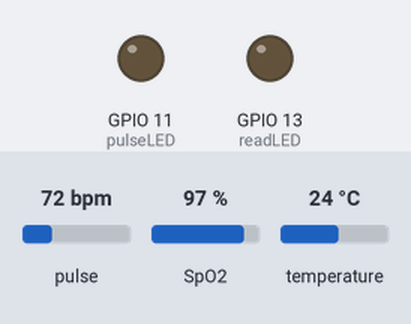
A sketch run on a simulated ESP8266 (NodeMCU). Parts: output pins drawn as LEDs (lit = HIGH). The test bench sets the inputs (shaded band); at power-on: pulse 72 bpm, SpO2 97 %, temperature 24 °C. What the sketch prints to the serial monitor is not drawn.

Above: at 0.05 s.
Timing chart, 0 to 3.6 s (numbered marks = the images above):
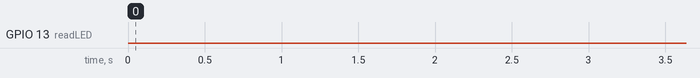

The sketch:

All_data.ino
```cpp
/*
  This demo shows heart rate and SPO2 levels.

  It is best to attach the sensor to your finger using a rubber band or other tightening
  device. Humans are generally bad at applying constant pressure to a thing. When you
  press your finger against the sensor it varies enough to cause the blood in your
  finger to flow differently which causes the sensor readings to go wonky.

  Hardware Connections (Breakoutboard to Arduino):
  -5V = 5V (3.3V is allowed)
  -GND = GND
  -SDA = A4 (or SDA)
  -SCL = A5 (or SCL)
  -INT = Not connected

  The MAX30105 Breakout can handle 5V or 3.3V I2C logic. We recommend powering the board with 5V
  but it will also run at 3.3V.
*/


#include <Wire.h>
#include "MAX30105.h"
#include "spo2_algorithm.h"
#include <OneWire.h>
#include <DallasTemperature.h>

#define ONE_WIRE_BUS 2

OneWire oneWire(ONE_WIRE_BUS);

DallasTemperature sensors(&oneWire);

 float Celcius=0;
 float Fahrenheit=0;

MAX30105 particleSensor;

#define MAX_BRIGHTNESS 255

#if defined(__AVR_ATmega328P__) || defined(__AVR_ATmega168__)
//Arduino Uno doesn't have enough SRAM to store 100 samples of IR led data and red led data in 32-bit format
//To solve this problem, 16-bit MSB of the sampled data will be truncated. Samples become 16-bit data.
uint16_t irBuffer[100]; //infrared LED sensor data
uint16_t redBuffer[100];  //red LED sensor data
#else
uint32_t irBuffer[100]; //infrared LED sensor data
uint32_t redBuffer[100];  //red LED sensor data
#endif

int32_t bufferLength; //data length
int32_t spo2; //SPO2 value
int8_t validSPO2; //indicator to show if the SPO2 calculation is valid
int32_t heartRate; //heart rate value
int8_t validHeartRate; //indicator to show if the heart rate calculation is valid

int32_t BPM; //heart rate value

byte pulseLED = 11; //Must be on PWM pin
byte readLED = 13; //Blinks with each data read

void setup()
{
  Serial.begin(9600); // initialize serial communication at 9600 bits per second:
  //Serial.begin(115200); // initialize serial communication at 115200 bits per second:
  sensors.begin();

  pinMode(pulseLED, OUTPUT);
  pinMode(readLED, OUTPUT);

  // Initialize sensor
  if (!particleSensor.begin(Wire, I2C_SPEED_FAST)) //Use default I2C port, 400kHz speed
  {
    Serial.println(F("MAX30105 was not found. Please check wiring/power."));
    while (1);
  }

  /*Serial.println(F("Attach sensor to finger with rubber band. Press any key to start conversion"));
  while (Serial.available() == 0) ; //wait until user presses a key
  Serial.read();*/

  byte ledBrightness = 60; //Options: 0=Off to 255=50mA
  byte sampleAverage = 4; //Options: 1, 2, 4, 8, 16, 32
  byte ledMode = 2; //Options: 1 = Red only, 2 = Red + IR, 3 = Red + IR + Green
  byte sampleRate = 100; //Options: 50, 100, 200, 400, 800, 1000, 1600, 3200
  int pulseWidth = 411; //Options: 69, 118, 215, 411
  int adcRange = 4096; //Options: 2048, 4096, 8192, 16384

  particleSensor.setup(ledBrightness, sampleAverage, ledMode, sampleRate, pulseWidth, adcRange); //Configure sensor with these settings
}

void loop()
{
  bufferLength = 100; //buffer length of 100 stores 4 seconds of samples running at 25sps

  //read the first 100 samples, and determine the signal range
  for (byte i = 0 ; i < bufferLength ; i++)
  {
    while (particleSensor.available() == false) //do we have new data?
      particleSensor.check(); //Check the sensor for new data

    redBuffer[i] = particleSensor.getRed();
    irBuffer[i] = particleSensor.getIR();
    particleSensor.nextSample(); //We're finished with this sample so move to next sample

  //  Serial.print(F("red="));
  //  Serial.print(redBuffer[i], DEC);
 //   Serial.print(F(", ir="));
 //   Serial.println(irBuffer[i], DEC);
  }

  //calculate heart rate and SpO2 after first 100 samples (first 4 seconds of samples)
  maxim_heart_rate_and_oxygen_saturation(irBuffer, bufferLength, redBuffer, &spo2, &validSPO2, &heartRate, &validHeartRate);

  //Continuously taking samples from MAX30102.  Heart rate and SpO2 are calculated every 1 second
  while (1)
  {
    //dumping the first 25 sets of samples in the memory and shift the last 75 sets of samples to the top
    for (byte i = 25; i < 100; i++)
    {
      redBuffer[i - 25] = redBuffer[i];
      irBuffer[i - 25] = irBuffer[i];
    }

    //take 25 sets of samples before calculating the heart rate.
    for (byte i = 75; i < 100; i++)
    {
      while (particleSensor.available() == false) //do we have new data?
        particleSensor.check(); //Check the sensor for new data

      digitalWrite(readLED, !digitalRead(readLED)); //Blink onboard LED with every data read

      redBuffer[i] = particleSensor.getRed();
      irBuffer[i] = particleSensor.getIR();
      particleSensor.nextSample(); //We're finished with this sample so move to next sample

      //send samples and calculation result to terminal program through UART
  //    Serial.print(F("red="));
  //    Serial.print(redBuffer[i], DEC);
  //   Serial.print(F(", ir="));
  //    Serial.print(irBuffer[i], DEC);

BPM=(heartRate/2.64);

      Serial.print(F(" HR="));
      Serial.print(BPM, DEC);

      Serial.print(F(", HRvalid="));
      Serial.print(validHeartRate, DEC);

      Serial.print(F(", SPO2="));
      Serial.print(spo2, DEC);

      Serial.print(F(", SPO2Valid="));
      Serial.println(validSPO2, DEC);

  sensors.requestTemperatures();
  Celcius=sensors.getTempCByIndex(0);
  Fahrenheit=sensors.toFahrenheit(Celcius);
  Serial.print(" C  ");
  Serial.print(Celcius);
  Serial.print(" F  ");
  Serial.println(Fahrenheit);
  delay(10);
    }

    //After gathering 25 new samples recalculate HR and SP02
    maxim_heart_rate_and_oxygen_saturation(irBuffer, bufferLength, redBuffer, &spo2, &validSPO2, &heartRate, &validHeartRate);
  }
}
```

Measured:
- by itself, GPIO 13 (readLED): LOW → HIGH at 4.1 s, → LOW 0.79 s later, → HIGH 0.79 s later, → LOW 0.79 s later, … (161 changes in this stretch)
